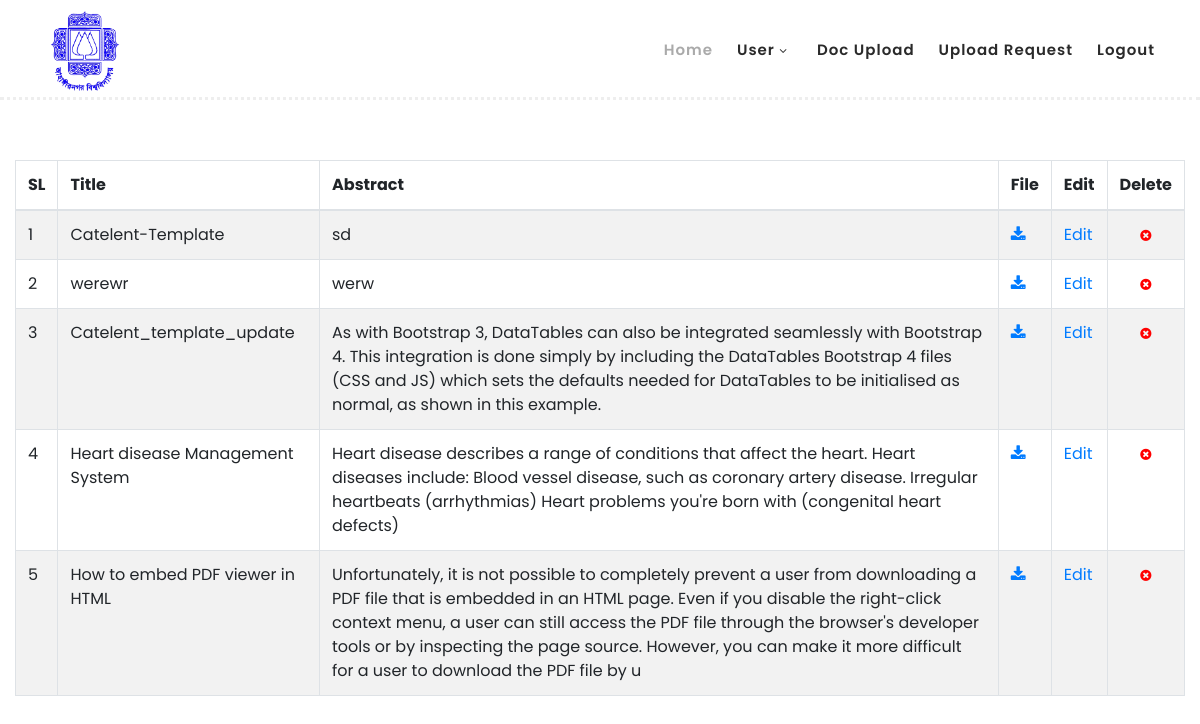
The app's page /thesis_list.php (signed in) with its own data.
### tables this page shows
CREATE TABLE `thesis` (
  `id` int(11) NOT NULL,
  `title` varchar(1024) NOT NULL,
  `abstract` varchar(5000) NOT NULL,
  `file_path` varchar(5000) NOT NULL,
  `status` int(11) NOT NULL,
  `username` varchar(255) NOT NULL,
  `deleted` int(11) NOT NULL DEFAULT 0
);

### thesis_list.php (the view, shortened to what this page needs)
<?php
include "menu.php";
include 'connect.php';
$loggedInUserRole = $_SESSION["role"];
?>
  <body>
<?php
$sql = "SELECT * FROM thesis where status = 1 and deleted = 0 order by id asc";
$stmt = $dbh->prepare($sql);
$result = $stmt->execute();
if ($stmt->rowCount()) {
    $i=1;
    $str =  "<div align='center'> <table id='thesisList' class='table table-striped table-bordered' > <thead><tr><th>SL</th><th>Title</th><th>Abstract</th><th>File</th>";
    if($loggedInUserRole=="admin"){
        $str .= "<th>Edit</th><th>Delete</th>";
    };
    $str .= "</tr></thead><tbody>";
    while ($row = $stmt->fetch()) {
        $id = $row["id"];
        $title = $row["title"];
        $abstract = $row["abstract"];
        $file_path = $row["file_path"] ;
        $str .= "<tr>";
        $str .= "<td>$i</td>";
        $str .= "<td>$title</td>";
        $str .= "<td>$abstract</td>";
        $str .= "<td><a href='$file_path' target='blank'/><i class='fa fa-download'></i></td>";
        if($loggedInUserRole=="admin"){
            $str .= "<td><a href='thesis_edit.php?thesis_id=$id'>Edit</a></td>";
            $str .= "<td><div align='center'><i class='fa fa-times-circle' style='font-size: 13px ; color: red' onclick='deleteThesis($id)'></i></div></td>";
        }
        $str .= "</tr>";
        $i++;
    }
    $str .= "</tbody></table></div>";
    echo $str;
}else{
    echo "<div width='100%' > No record found! </div>";
}
?>
  </body>
</html>

### menu.php (shortened to what this page needs)
<?php
if (isset($_SESSION["username"]) && isset($_SESSION["isLoggedIn"])) {
    if ($_SESSION["isLoggedIn"] != true) {
        header("location: login.php");
    }else{
        $loggedInUserRole = $_SESSION["role"];
    }
} else {
    header("location: login.php");
}
?>
<!DOCTYPE html>
<html lang="en">
  <head>
    <link rel="stylesheet" type="text/css" href="assets/css/bootstrap.min.css">
    <link rel="stylesheet" type="text/css" href="assets/css/font-awesome.css">
    <link rel="stylesheet" href="assets/css/templatemo-hexashop.css">
    <link rel="stylesheet" href="assets/css/owl-carousel.css">
    <link rel="stylesheet" href="assets/css/lightbox.css">
    <link rel="stylesheet" href="https://cdn.datatables.net/2.0.3/css/dataTables.dataTables.css">
    </head>
    <body>
    <header class="header-area header-sticky">
        <div class="container">
            <div class="row">
                <div class="col-12">
                    <nav class="main-nav">
                        <a href="index.php" class="logo">
                            <img style="height:80px;width:80px"  src="image/logo.png">
                        </a>
                        <ul class="nav">
                            <li class="scroll-to-section"><a href="thesis_list.php" class="active">Home</a></li>
                            <?php
                            if($loggedInUserRole=="admin"){ ?>
                                <li class="submenu">
                                <a href="javascript:;">User</a>
                                </li>
                            <?php } ?>
                            <li class="scroll-to-section"><a href="thesis_add.php">Doc Upload</a></li>
                            <?php
                            if($loggedInUserRole=="admin"){ ?>
                            <li class="scroll-to-section"><a href="thesis_upload_request.php">Upload request</a></li>
                            <?php } ?>
                            <li style="float: right"><a href="logout.php">Logout</a></li>
                        </ul>
                    </nav>
                </div>
            </div>
        </div>
    </header>
    <div class="main-banner" id="top">
        <div class="container-fluid">

### assets/css/templatemo-hexashop.css (style rules this page uses)
html, body, div, span, applet, object, iframe, h1, h2, h3, h4, h5, h6, p, blockquote, div pre, a, abbr, acronym, address, big, cite, code, del, dfn, em, font, img, ins, kbd, q, s, samp, small, strike, strong, sub, sup, tt, var, b, u, i, center, dl, dt, dd, ol, ul, li, figure, header, nav, section, article, aside, footer, figcaption { margin: 0; padding: 0; border: 0; outline: 0; }
ul, li { padding: 0; margin: 0; list-style: none; }
header, nav, section, article, aside, footer, hgroup { display: block; }
* { box-sizing: border-box; }
html, body { font-family: 'Poppins', sans-serif; font-weight: 400; background-color: #fff; font-size: 16px; -ms-text-size-adjust: 100%; -webkit-font-smoothing: antialiased; -moz-osx-font-smoothing: grayscale; }
a { text-decoration: none !important; }
ul { margin-bottom: 0px; }
html, body { background: #fff; font-family: 'Poppins', sans-serif; }
.header-area { border-bottom: 3px dotted #eee; box-shadow: none; background-color: #fff; position: absolute; top: 0px; left: 0px; right: 0px; z-index: 100; height: 100px; -webkit-transition: all .5s ease 0s; -moz-transition: all .5s ease 0s; -o-transition: all .5s ease 0s; transition: all .5s ease 0s; }
.header-area .main-nav { min-height: 80px; background: transparent; }
.header-area .main-nav .logo { line-height: 100px; color: #fff; font-size: 28px; font-weight: 700; text-transform: uppercase; letter-spacing: 2px; float: left; -webkit-transition: all 0.3s ease 0s; -moz-transition: all 0.3s ease 0s; -o-transition: all 0.3s ease 0s; transition: all 0.3s ease 0s; }
.header-area .main-nav .nav { float: right; margin-top: 30px; margin-right: 0px; background-color: transparent; -webkit-transition: all 0.3s ease 0s; -moz-transition: all 0.3s ease 0s; -o-transition: all 0.3s ease 0s; transition: all 0.3s ease 0s; position: relative; z-index: 999; }
.header-area .main-nav .nav li { padding-left: 15px; padding-right: 15px; }
.header-area .main-nav .nav li:last-child { padding-right: 0px; }
.header-area .main-nav .nav li a { display: block; font-weight: 600; font-size: 15px; color: #2a2a2a; text-transform: capitalize; -webkit-transition: all 0.3s ease 0s; -moz-transition: all 0.3s ease 0s; -o-transition: all 0.3s ease 0s; transition: all 0.3s ease 0s; height: 40px; line-height: 40px; border: transparent; letter-spacing: 1px; }
.header-area .main-nav .nav li a { color: #2a2a2a; }
.header-area .main-nav .nav li:hover a, .header-area .main-nav .nav li a.active { color: #aaa!important; }
.header-area .main-nav .nav li.submenu { position: relative; padding-right: 30px; }
.header-area .main-nav .nav li.submenu:after { font-family: FontAwesome; content: "\f107"; font-size: 12px; color: #2a2a2a; position: absolute; right: 18px; top: 12px; }
.header-area.header-sticky { min-height: 80px; }
.header-area .nav { margin-top: 30px; }
.header-area.header-sticky .nav li a.active { color: #aaa; }
@media (max-width: 1200px) { .header-area .main-nav .nav li { padding-left: 12px; padding-right: 12px; } }
@media (max-width: 1200px) { .header-area .main-nav:before { display: none; } }
@media (min-width: 767px) { .header-area .main-nav .nav { display: flex !important; } }
.main-banner { border-bottom: 3px dotted #eee; padding-top: 160px; padding-bottom: 30px; }

### records on screen
thesis: title "Catelent-Template", abstract "sd"
thesis: title "werewr", abstract "werw"
thesis: title "Catelent_template_update", abstract "As with Bootstrap 3, DataTables can also be integrated seamlessly with Bootstrap 4. This integration is done simply by including the DataTables Bootstrap 4 files (CSS and JS) which sets the defaults needed for DataTables to be initialised as normal, as shown in this example."
thesis: title "Heart disease Management System", abstract "Heart disease describes a range of conditions that affect the heart. Heart diseases include: Blood vessel disease, such as coronary artery disease. Irregular heartbeats (arrhythmias) Heart problems you're born with (congenital heart defects)"
thesis: title "How to embed PDF viewer in HTML", abstract "Unfortunately, it is not possible to completely prevent a user from downloading a PDF file that is embedded in an HTML page. Even if you disable the right-click context menu, a user can still access the PDF file through the browser's developer tools or by inspecting the page source. However, you can make it more difficult for a user to download the PDF file by u"
